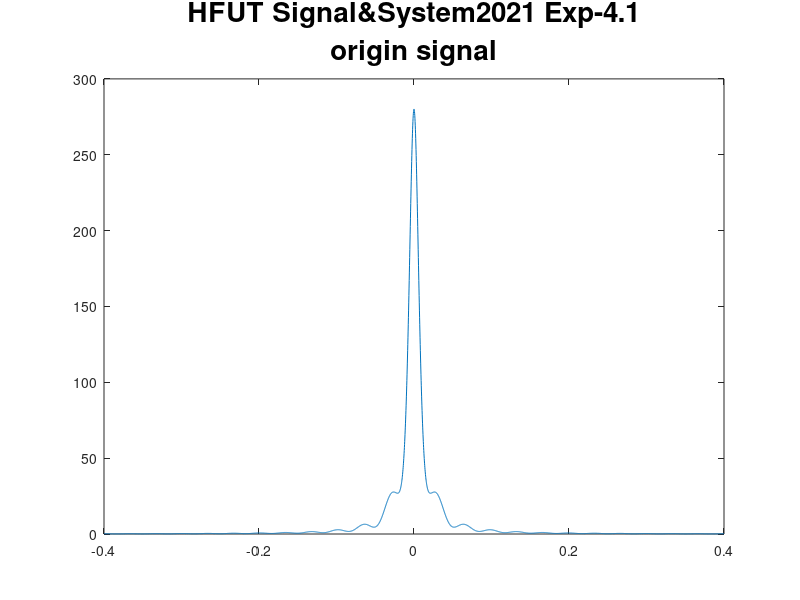
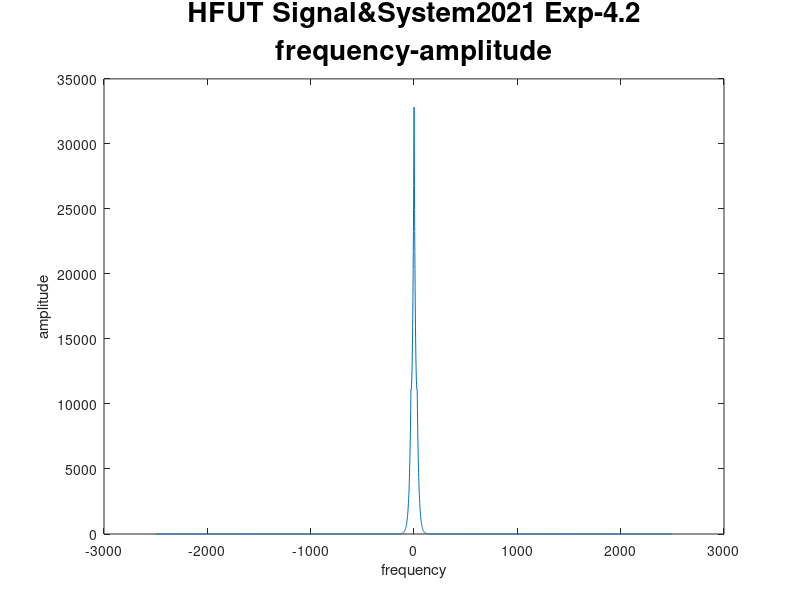
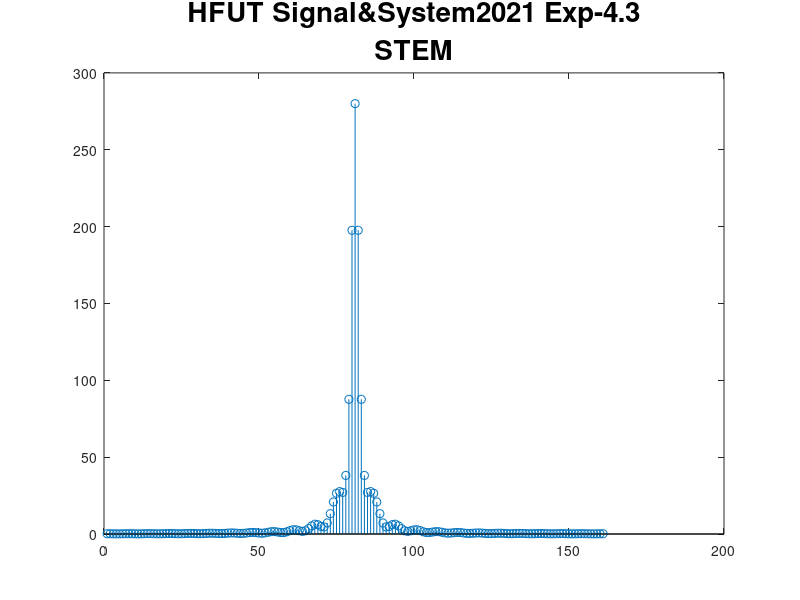
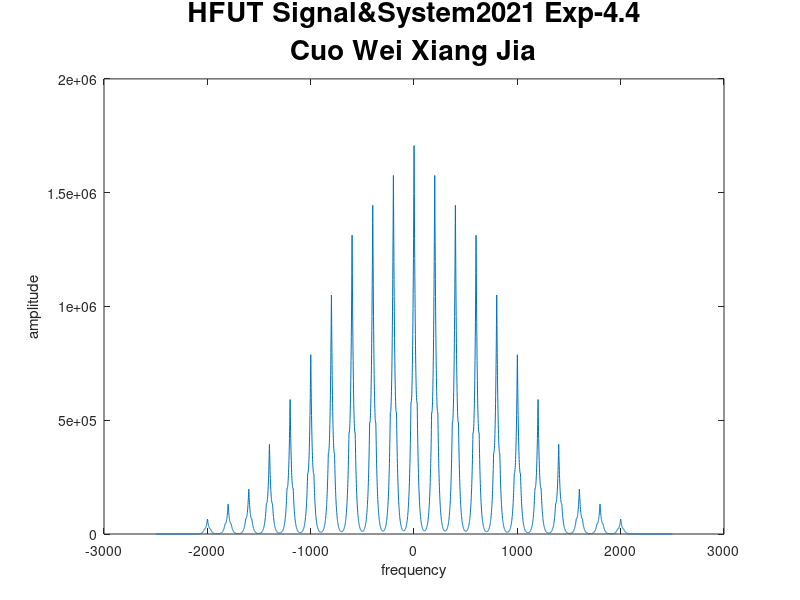

These figures' MATLAB source, in order:
clear all;
t=-0.4:0.0002:0.4;

N_fft=length(t);
dT=0.0002;
df=1/(dT*N_fft);
F=df*((1:N_fft)-N_fft/2);

% Defines the frequency of sampling, and then the corresponding other parameters
fs=200;
ts=1/fs;
nt=-0.4:ts:0.4;


fc=50;%Filter value

%Draw the original signal first
t=-0.4:0.0002:0.4;
x1=zeros(size(t));
x2=zeros(size(t));
x=zeros(size(t));
x1=0.02*(1+0.4*cos(60*pi*t));
x2=0.0001+t.^2;
x=x1./x2;
plot(t,x);
title({'HFUT Signal&System2021 Exp-4.1';'origin signal'},'FontSize',20);

%Spectrogram
figure(2);
A=fftshift(fft(x));
y=abs(A);
plot(F,y);
title({'HFUT Signal&System2021 Exp-4.2';'frequency-amplitude'},'FontSize',20);
xlabel('frequency');
ylabel('amplitude');

%Sampling to draw stem stick diagram (time domain sampling)
figure(3);
xs=0.02*(1+0.4*cos(60*pi*nt))./(nt.*nt+0.0001);
stem(xs);
title({'HFUT Signal&System2021 Exp-4.3';'STEM'},'FontSize',20);

%Use misplaced addition to simulate the effect of frequency domain sampling
figure(4);
Rshift=floor(fs/df);%Because crishift is an array operation and can only take integer values, division is not necessarily an integer result, so round down

for k=-4:4
   A=A+circshift(A,[0 k*Rshift]);
end
y=abs(A);
plot(F,y);
title({'HFUT Signal&System2021 Exp-4.4';'Cuo Wei Xiang Jia'},'FontSize',20);
xlabel('frequency');
ylabel('amplitude');

%Filter
figure(5);
H=(abs(F)<fc);%Low-pass filter, for array elements whose F is less than fc, directly take the value 0
As=H.*A;
plot(F,abs(As));
title({'HFUT Signal&System2021 Exp-4.5';'Low Pass Filter'},'FontSize',20);
xlabel('frequency');
ylabel('amplitude');

%Restore the signal after frequency domain sampling
figure(6);
ys=ifft(ifftshift(As));
plot(t,ys);
title({'HFUT Signal&System2021 Exp-4.6';'recovery after sampling and LowPassFilter'},'FontSize',20);
xlabel('time');
ylabel('value');